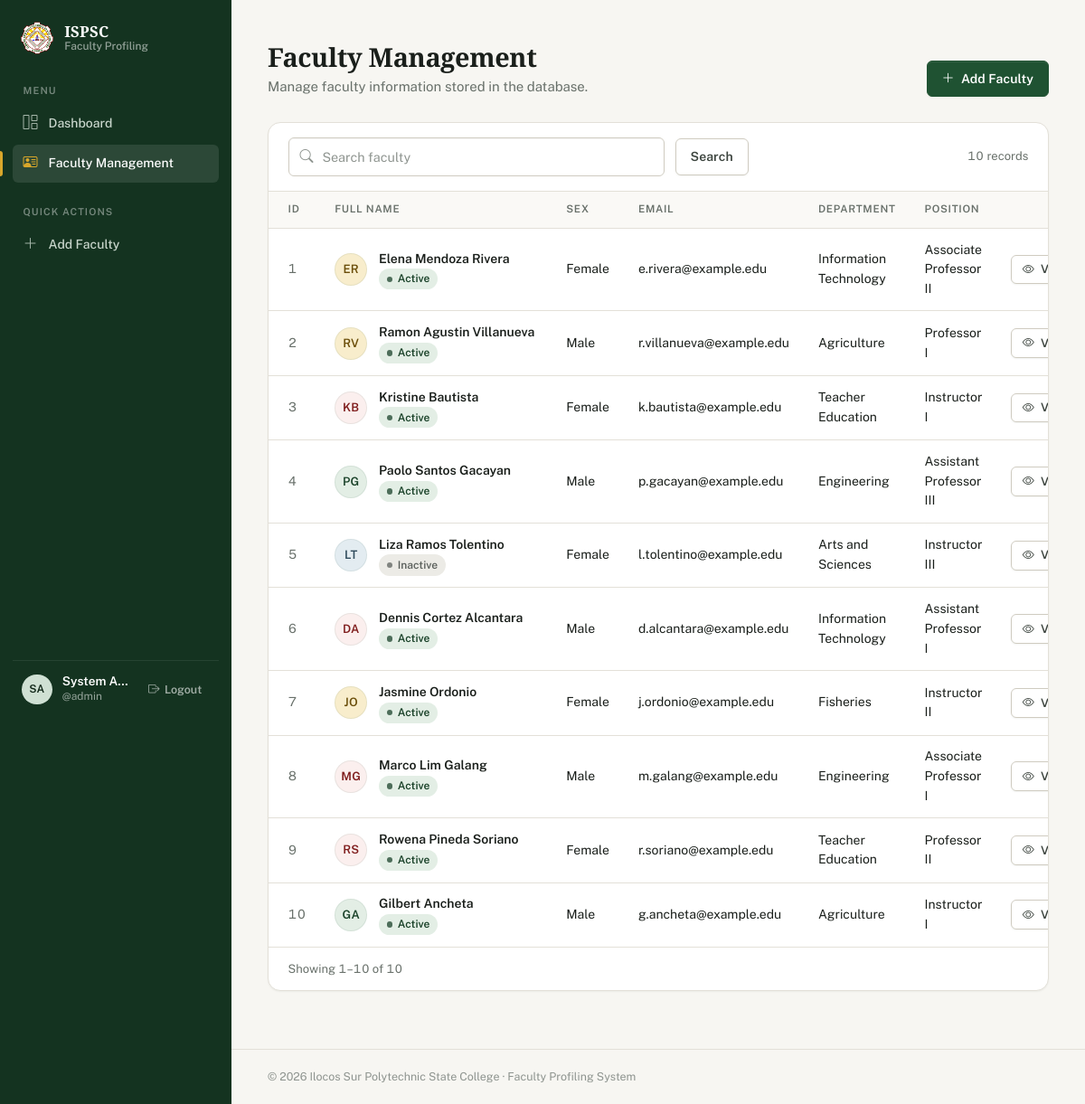
Page /faculty.php (signed in) on the committed database.
### tables this page shows
CREATE TABLE IF NOT EXISTS users (
    id INT(11) NOT NULL AUTO_INCREMENT,
    firstname VARCHAR(100) NOT NULL,
    middlename VARCHAR(100) DEFAULT NULL,
    lastname VARCHAR(100) NOT NULL,
    username VARCHAR(100) NOT NULL,
    email VARCHAR(150) NOT NULL,
    password VARCHAR(255) NOT NULL,
    created_at TIMESTAMP DEFAULT CURRENT_TIMESTAMP,
    PRIMARY KEY (id),
    UNIQUE KEY users_username_unique (username),
    UNIQUE KEY users_email_unique (email)
);

CREATE TABLE IF NOT EXISTS faculty (
    id INT(11) NOT NULL AUTO_INCREMENT,
    firstname VARCHAR(100) NOT NULL,
    middlename VARCHAR(100) DEFAULT NULL,
    lastname VARCHAR(100) NOT NULL,
    status VARCHAR(50) NOT NULL DEFAULT 'Active',
    position VARCHAR(100) NOT NULL,
    department VARCHAR(100) NOT NULL,
    contact_num VARCHAR(30) NOT NULL,
    gender VARCHAR(20) NOT NULL,
    email VARCHAR(100) NOT NULL,
    employment_status VARCHAR(50) NOT NULL DEFAULT 'Permanent',
    specialization VARCHAR(150) NOT NULL,
    date_hired DATE NOT NULL,
    birthday DATE NOT NULL,
    created_at TIMESTAMP DEFAULT CURRENT_TIMESTAMP,
    updated_at TIMESTAMP DEFAULT CURRENT_TIMESTAMP ON UPDATE CURRENT_TIMESTAMP,
    PRIMARY KEY (id)
);

### includes/auth.php (called while the page is built, shortened)
<?php
require_once __DIR__ . '/bootstrap.php';
require_once __DIR__ . '/../config/db.php';
$stmt = $pdo->prepare('SELECT id, firstname, middlename, lastname, username, email FROM users WHERE id = :id');
$stmt->execute([':id' => $_SESSION['uid']]);
$currentUser = $stmt->fetch();

### faculty.php (the view, shortened to what this page needs)
<?php
require_once __DIR__ . '/includes/auth.php';
$search = trim((string) ($_GET['q'] ?? ''));
$page = max(1, (int) ($_GET['page'] ?? 1));
function list_url(array $changes = []): string
{
    global $search, $page;
    $query = array_filter(array_merge(['q' => $search, 'page' => $page > 1 ? $page : null], $changes),
        fn($value) => $value !== null && $value !== '');
    return 'faculty.php' . ($query ? '?' . http_build_query($query) : '');
}
$faculty = [];
$total = 0;
try {
    $where = '';
    $params = [];
    $stmt = $pdo->prepare("SELECT COUNT(*) FROM faculty $where");
    $stmt->execute($params);
    $total = (int) $stmt->fetchColumn();
    $pages = max(1, (int) ceil($total / PER_PAGE));
    $page = min($page, $pages);
    $stmt = $pdo->prepare("SELECT id, firstname, middlename, lastname, gender, email, status, department, position
        FROM faculty $where ORDER BY id LIMIT :limit OFFSET :offset");
    $stmt->bindValue(':limit', PER_PAGE, PDO::PARAM_INT);
    $stmt->bindValue(':offset', ($page - 1) * PER_PAGE, PDO::PARAM_INT);
    $stmt->execute();
    $faculty = $stmt->fetchAll();
} catch (PDOException $e) {
    error_log('[faculty-system] faculty list failed: ' . $e->getMessage());
    $error = 'Unable to load faculty records. Please try again later.';
}
$layout = 'app';
require_once __DIR__ . '/includes/header.php';
$firstShown = $total ? ($page - 1) * PER_PAGE + 1 : 0;
$lastShown = min($page * PER_PAGE, $total);
?>
<div class="page-header">
    <div>
        <h1 class="page-header__title">Faculty Management</h1>
        <p class="page-header__lead">Manage faculty information stored in the database.</p>
    </div>
    <div class="page-header__actions">
        <a href="faculty_form.php" class="btn btn-primary"><i class="bi bi-plus-lg"></i> Add Faculty</a>
    </div>
</div>
<section class="card-x">
    <form method="get" action="faculty.php" class="toolbar" role="search">
        <div class="input-icon toolbar__search" id="search">
            <input type="search" class="form-control" name="q" value="<?= htmlspecialchars($search) ?>" placeholder="Search faculty" aria-label="Search faculty">
        </div>
        <button class="btn btn-secondary">Search</button>
        <span class="toolbar__meta tabular"><?= $total ?> record<?= $total === 1 ? '' : 's' ?></span>
    </form>
    <?php if (!$faculty): ?>
        <?php if ($search !== ''): ?>
            <div class="empty">
                <span class="empty__icon"><i class="bi bi-search"></i></span>
                <h2 class="empty__title">No matching faculty records</h2>
                <p class="empty__text">Nothing matches “<?= htmlspecialchars($search) ?>”. Check the spelling or try a department name.</p>
                <a href="faculty.php" class="btn btn-secondary">Clear search</a>
            </div>
        <?php else: ?>
            <div class="empty">
                <span class="empty__icon"><i class="bi bi-person-plus"></i></span>
                <h2 class="empty__title">No faculty records yet</h2>
                <p class="empty__text">Add the first faculty member to begin the registry.</p>
                <a href="faculty_form.php" class="btn btn-primary"><i class="bi bi-plus-lg"></i> Add Faculty</a>
            </div>
        <?php endif; ?>
    <?php else: ?>
        <div class="table-responsive">
            <table class="table-x">
                <thead>
                    <tr>
                        <th scope="col">ID</th>
                        <th scope="col">Full Name</th>
                        <th scope="col">Sex</th>
                        <th scope="col">Email</th>
                        <th scope="col">Department</th>
                        <th scope="col">Position</th>
                        <th scope="col" class="text-end">Actions</th>
                    </tr>
                </thead>
                <tbody>
                <?php foreach ($faculty as $member): ?>
                    <tr>
                        <td class="tabular text-muted"><?= (int) $member['id'] ?></td>
                        <td>
                            <div class="person">
                                <?= avatar($member) ?>
                                <div class="min-w-0">
                                    <a class="person__name" href="faculty_view.php?id=<?= (int) $member['id'] ?>"><?= htmlspecialchars(full_name($member)) ?></a>
                                    <div class="person__meta"><?= status_badge($member['status']) ?></div>
                                </div>
                            </div>
                        </td>
                        <td><?= htmlspecialchars($member['gender']) ?></td>
                        <td><?= htmlspecialchars($member['email']) ?></td>
                        <td><?= htmlspecialchars($member['department']) ?></td>
                        <td><?= htmlspecialchars($member['position']) ?></td>
                        <td>
                            <div class="row-actions">
                                <a class="btn btn-sm btn-secondary" href="faculty_view.php?id=<?= (int) $member['id'] ?>"><i class="bi bi-eye"></i> View</a>
                            </div>
                        </td>
                    </tr>
                <?php endforeach; ?>
                </tbody>
            </table>
        </div>
        <div class="pager">
            <span class="tabular">Showing <?= $firstShown ?>–<?= $lastShown ?> of <?= $total ?></span>
        </div>
    <?php endif; ?>
</section>
<?php $deleteAction = list_url(); require_once __DIR__ . '/includes/footer.php'; ?>

### includes/header.php (shortened to what this page needs)
<?php
require_once __DIR__ . '/bootstrap.php';
$layout = $layout ?? 'public';
$current_page = basename($_SERVER['PHP_SELF']);
$navItems = [
    ['dashboard.php', 'bi-grid-1x2', 'Dashboard', ['dashboard.php']],
    ['faculty.php', 'bi-person-vcard', 'Faculty Management', ['faculty.php', 'faculty_form.php', 'faculty_view.php']],
];
?>
<!DOCTYPE html>
<html lang="en">
<head>
    <link href="https://cdn.jsdelivr.net/npm/bootstrap@5.3.3/dist/css/bootstrap.min.css" rel="stylesheet">
    <link rel="stylesheet" href="https://cdn.jsdelivr.net/npm/bootstrap-icons@1.11.3/font/bootstrap-icons.min.css">
    <link rel="stylesheet" href="css/style.css">
</head>
<body class="layout-<?= htmlspecialchars($layout) ?>">
<?php if ($layout === 'public'): ?>
    <header class="site-header">
        <div class="container site-header__inner">
            <div class="brand">
                <?php if (is_logged_in()): ?>
                    <a href="dashboard.php" class="brand__seal" title="Go to Dashboard"><img src="img/ispsc-seal.png" alt="ISPSC logo" width="40" height="40"></a>
                <?php else: ?>
                    <a href="#authModal" class="brand__seal" data-bs-toggle="modal" title="Click to Log In or Create an Account"><img src="img/ispsc-seal.png" alt="ISPSC logo: Log In or Create Account" width="40" height="40"></a>
                <?php endif; ?>
                <a href="index.php" class="brand__text text-decoration-none">
                    <span class="brand__name">ISPSC</span>
                    <span class="brand__product">Faculty Profiling System</span>
                </a>
            </div>
            <nav class="site-nav" aria-label="Main">
                <a class="site-nav__link is-optional <?= $current_page === 'index.php' ? 'is-active' : '' ?>" href="index.php">Home</a>
                <a class="site-nav__link is-optional" href="#aboutModal" data-bs-toggle="modal">About Us</a>
                <a class="site-nav__link is-optional" href="#contactModal" data-bs-toggle="modal">Contacts</a>
                <?php if (is_logged_in()): ?>
                    <a class="btn btn-primary btn-sm ms-2" href="dashboard.php">Go to Dashboard <i class="bi bi-arrow-right"></i></a>
                <?php else: ?>
                    <a class="site-nav__link" href="login.php">Log In</a>
                    <a class="btn btn-primary btn-sm ms-1" href="register.php">Create Account</a>
                <?php endif; ?>
            </nav>
        </div>
    </header>
<?php else:  ?>
    <div class="app">
        <aside class="sidebar">
            <div class="offcanvas-lg offcanvas-start sidebar__panel" id="sidebar" tabindex="-1" aria-label="Navigation">
                <div class="offcanvas-body">
                    <a class="brand" href="dashboard.php">
                        <img src="img/ispsc-seal.png" alt="" width="36" height="36">
                        <span class="brand__text">
                            <span class="brand__name">ISPSC</span>
                            <span class="brand__product">Faculty Profiling</span>
                        </span>
                    </a>
                    <div class="sidebar__label">Menu</div>
                    <nav class="sidebar__nav" aria-label="Main">
                        <?php foreach ($navItems as [$navHref, $navIcon, $navLabel, $navPages]): $navActive = in_array($current_page, $navPages, true) && !($current_page === 'faculty_form.php' && empty($_GET['id'])); ?>
                            <a class="sidebar__link <?= $navActive ? 'is-active' : '' ?>" href="<?= $navHref ?>" <?= $navActive ? 'aria-current="page"' : '' ?>>
                                <i class="bi <?= $navIcon ?>"></i><?= $navLabel ?>
                            </a>
                        <?php endforeach; ?>
                    </nav>
                    <div class="sidebar__label mt-4">Quick Actions</div>
                        <nav class="sidebar__nav" aria-label="Quick actions">
                            <a class="sidebar__link <?= $current_page === 'faculty_form.php' && empty($_GET['id']) ? 'is-active' : '' ?>" href="faculty_form.php"><i class="bi bi-plus-lg"></i>Add Faculty</a>
                        </nav>
                    <div class="sidebar__user">
                        <?= avatar($currentUser) ?>
                        <div class="min-w-0">
                            <div class="sidebar__user-name text-truncate"><?= htmlspecialchars(full_name($currentUser)) ?></div>
                            <div class="sidebar__user-role">@<?= htmlspecialchars($currentUser['username']) ?></div>
                        </div>
                        <form action="logout.php" method="POST" class="ms-auto">
                            <button type="submit" class="sidebar__signout" title="Logout"><i class="bi bi-box-arrow-right"></i> Logout</button>
                        </form>
                    </div>
                </div>
            </div>
        </aside>
        <div class="app__main">
            <main class="app__content">
<?php endif; ?>

### includes/bootstrap.php (shortened to what this page needs)
<?php
function full_name(array $person): string
{
    $parts = [$person['firstname'] ?? '', $person['middlename'] ?? '', $person['lastname'] ?? ''];
    return trim(preg_replace('/\s+/', ' ', implode(' ', $parts)));
}
function initials(array $person): string
{
    $first = mb_substr(trim($person['firstname'] ?? ''), 0, 1);
    $last = mb_substr(trim($person['lastname'] ?? ''), 0, 1);
    return mb_strtoupper($first . $last) ?: '?';
}
function avatar(array $person, string $extraClass = ''): string
{
    $tone = 'tone-' . (crc32(($person['firstname'] ?? '') . ($person['lastname'] ?? '')) % 4);
    return '<span class="avatar ' . $tone . ' ' . htmlspecialchars($extraClass) . '" aria-hidden="true">'
        . htmlspecialchars(initials($person)) . '</span>';
}
function status_badge(string $value): string
{
    $tones = ['Active' => 'is-green', 'Inactive' => 'is-grey'];
    return '<span class="badge-soft ' . ($tones[$value] ?? '') . '">' . htmlspecialchars($value) . '</span>';
}

### rows in the picture
users: initials($person) "SA", username "admin"
faculty: id "1", initials($person) "ER", member "Elena Mendoza Rivera", status "Active", gender "Female", email "e.rivera@example.edu", department "Information Technology", position "Associate Professor II"
faculty: id "2", initials($person) "RV", member "Ramon Agustin Villanueva", status "Active", gender "Male", email "r.villanueva@example.edu", department "Agriculture", position "Professor I"
faculty: id "3", initials($person) "KB", member "Kristine Bautista", status "Active", gender "Female", email "k.bautista@example.edu", department "Teacher Education", position "Instructor I"
faculty: id "4", initials($person) "PG", member "Paolo Santos Gacayan", status "Active", gender "Male", email "p.gacayan@example.edu", department "Engineering", position "Assistant Professor III"
faculty: id "5", initials($person) "LT", member "Liza Ramos Tolentino", status "Inactive", gender "Female", email "l.tolentino@example.edu", department "Arts and Sciences", position "Instructor III"
faculty: id "6", initials($person) "DA", member "Dennis Cortez Alcantara", status "Active", gender "Male", email "d.alcantara@example.edu", department "Information Technology", position "Assistant Professor I"
faculty: id "7", initials($person) "JO", member "Jasmine Ordonio", status "Active", gender "Female", email "j.ordonio@example.edu", department "Fisheries", position "Instructor II"
faculty: id "8", initials($person) "MG", member "Marco Lim Galang", status "Active", gender "Male", email "m.galang@example.edu", department "Engineering", position "Associate Professor I"
faculty: id "9", initials($person) "RS", member "Rowena Pineda Soriano", status "Active", gender "Female", email "r.soriano@example.edu", department "Teacher Education", position "Professor II"
faculty: id "10", initials($person) "GA", member "Gilbert Ancheta", status "Active", gender "Male", email "g.ancheta@example.edu", department "Agriculture", position "Instructor I"

### other values in the picture
$navLabel "Dashboard"
$navLabel "Faculty Management"
full_name($currentUser) "System A…"
$total "10"
$firstShown "1"
$lastShown "10"
